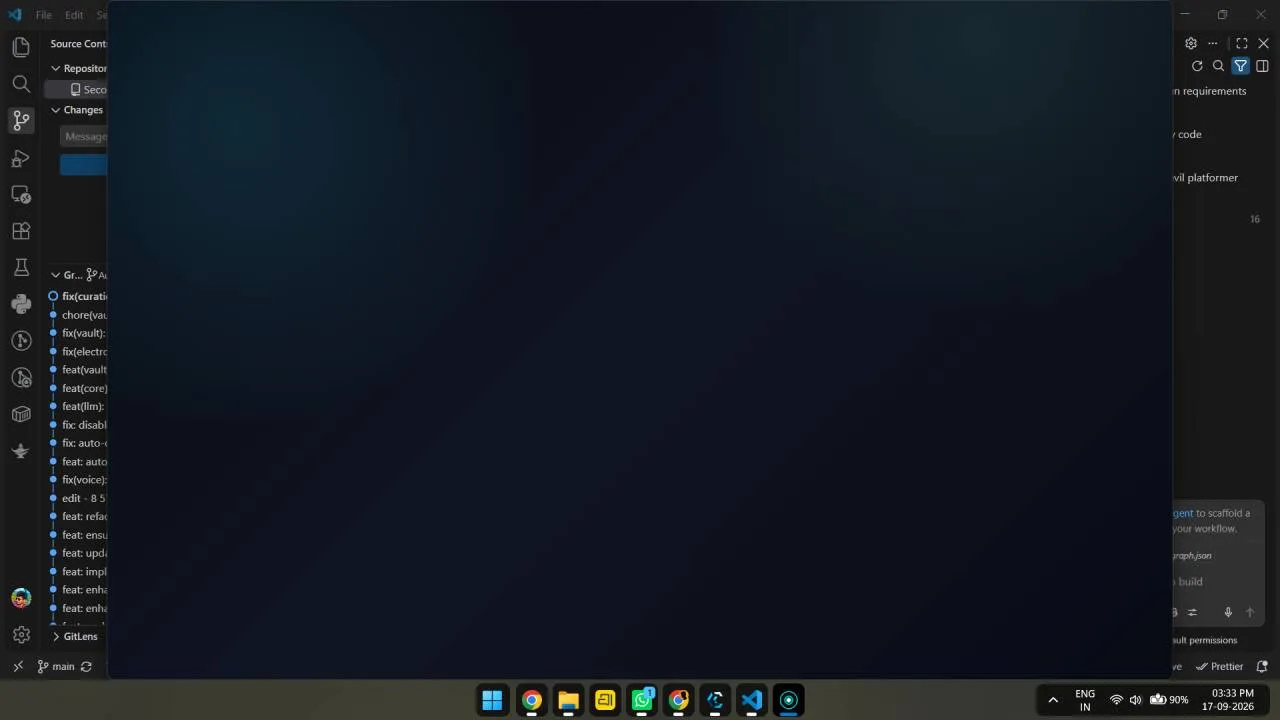
#> input picture memory_vault/images/2026-09-17/hero_card_20260917_100332_476.webp, 1280 x 720 px
$ python -i image_preprocessor.py   (imports and definitions only)
#> lines starting #> are read from the running program, lines starting #| are printed output that depends on the picture; after the words box and inside, x2 and y2 are one past the last pixel; in counts of white or black regions, pixels touching at a corner belong together
import cv2


class ImagePreprocessor:
    def prepare_for_ocr(self, image_path: str):
        image = cv2.imread(image_path)
#> image is the input picture: shape (720, 1280, 3); mean B, G, R 34.6, 25.5, 19.8
        if image is None:
            raise ValueError("Image could not be read")

        gray = cv2.cvtColor(image, cv2.COLOR_BGR2GRAY)
        denoised = cv2.fastNlMeansDenoising(gray, h=10)

        clahe = cv2.createCLAHE(clipLimit=2.0, tileGridSize=(8, 8))
        contrast = clahe.apply(denoised)
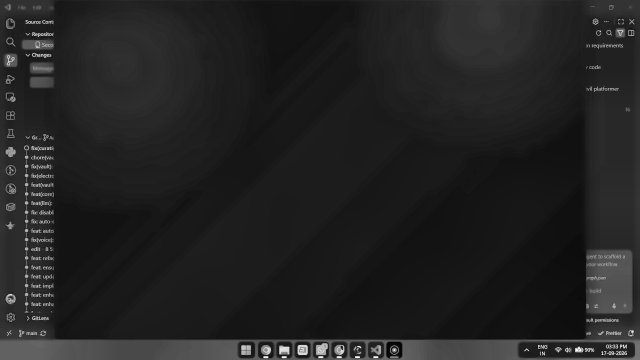
#> contrast: shape (720, 1280) (shown at 1/2 size); min 1, max 255, mean 34.2

        blurred = cv2.GaussianBlur(contrast, (0, 0), sigmaX=1.0)
        sharpened = cv2.addWeighted(contrast, 1.5, blurred, -0.5, 0)

        binary = cv2.adaptiveThreshold(
            sharpened,
            255,
            cv2.ADAPTIVE_THRESH_GAUSSIAN_C,
            cv2.THRESH_BINARY,
            31,
            11,
        )
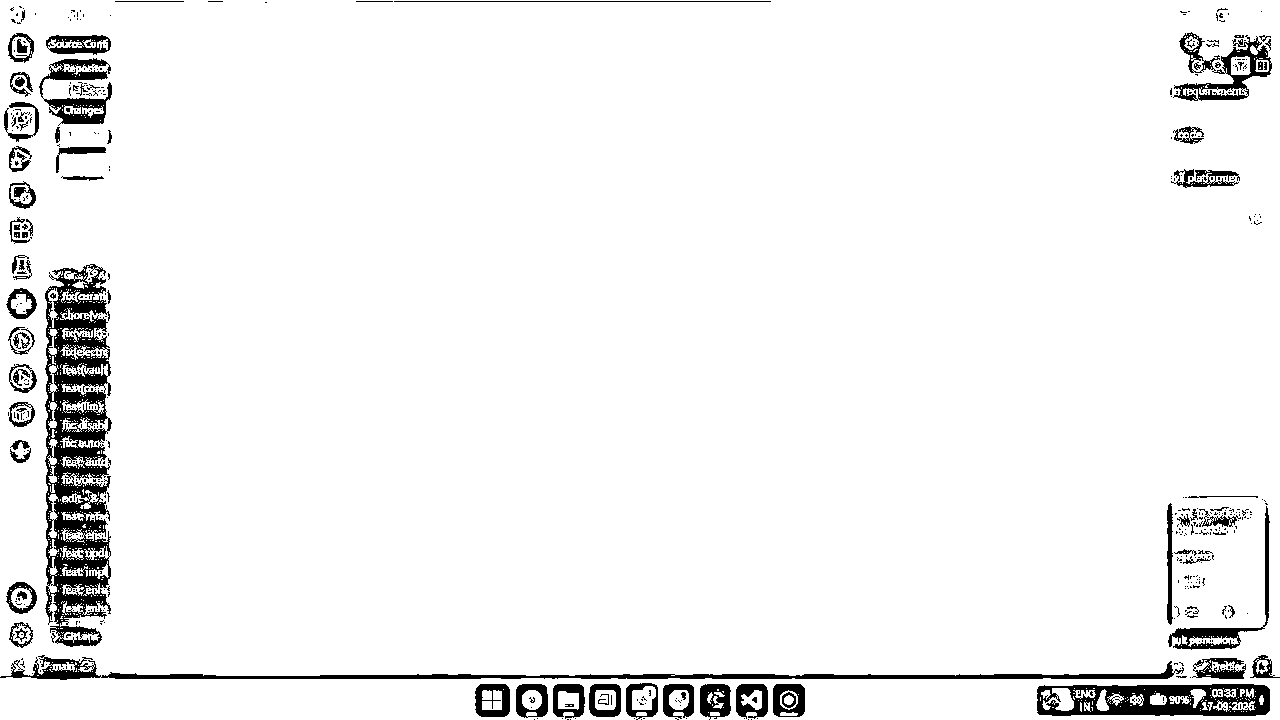
#> binary: shape (720, 1280); 94.9% white; 604 black regions (514 under 20 px), largest, box (x1, y1, x2, y2) and area: (45, 264, 112, 647) 14047, (0, 655, 1184, 680) 5520, (1037, 684, 1270, 716) 4845
        return binary

>>> result = ImagePreprocessor().prepare_for_ocr('../../../memory_vault/images/2026-09-17/hero_card_20260917_100332_476.webp')

$ run again, on memory_vault/images/2026-09-17/hero_card_20260917_100455_379.webp
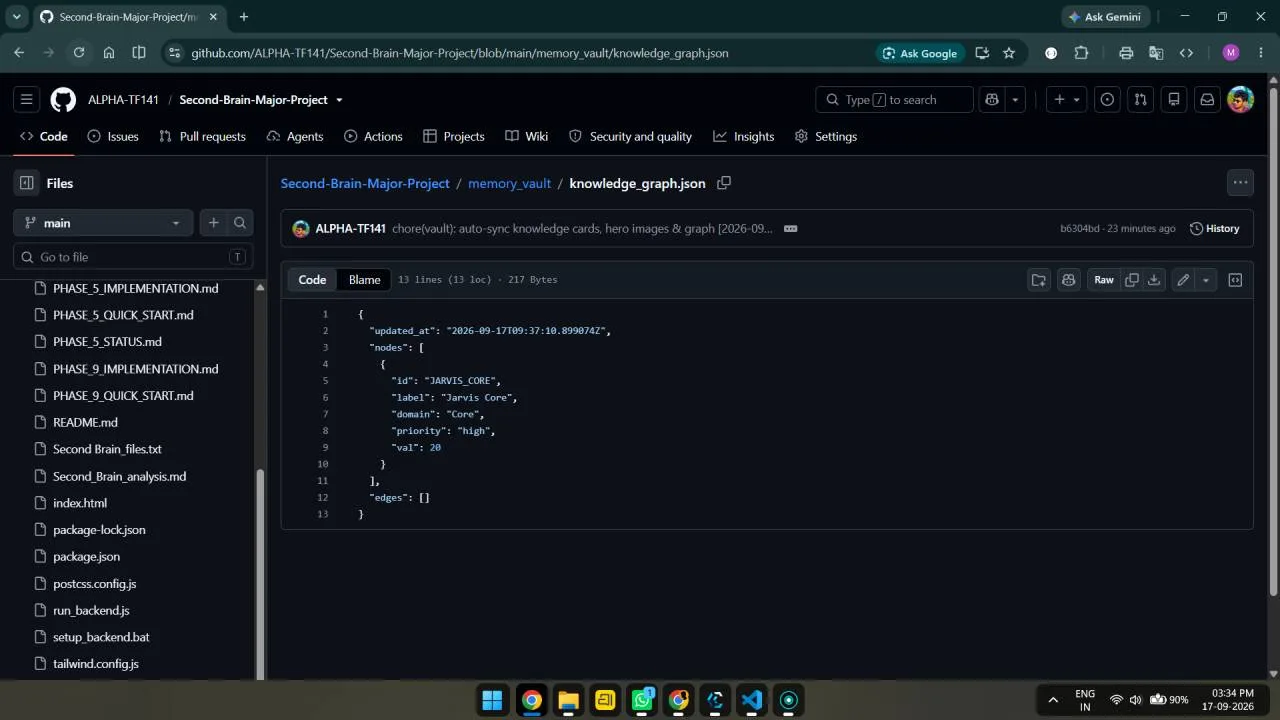
#> input picture memory_vault/images/2026-09-17/hero_card_20260917_100455_379.webp, 1280 x 720 px
#> in prepare_for_ocr, image is the input picture: shape (720, 1280, 3); mean B, G, R 32.6, 26.2, 20.7
#> in prepare_for_ocr, `contrast = clahe.apply(denoised)`:
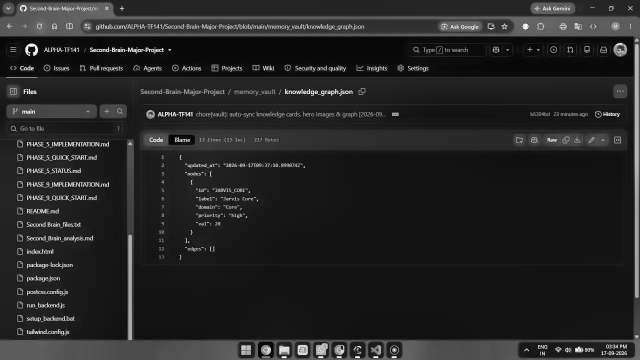
#> contrast: shape (720, 1280) (shown at 1/2 size); min 1, max 255, mean 36.4
#> in prepare_for_ocr, `binary = cv2.adaptiveThreshold( sharpened, 255, cv2.ADAPTIVE_THRESH_GA..`:
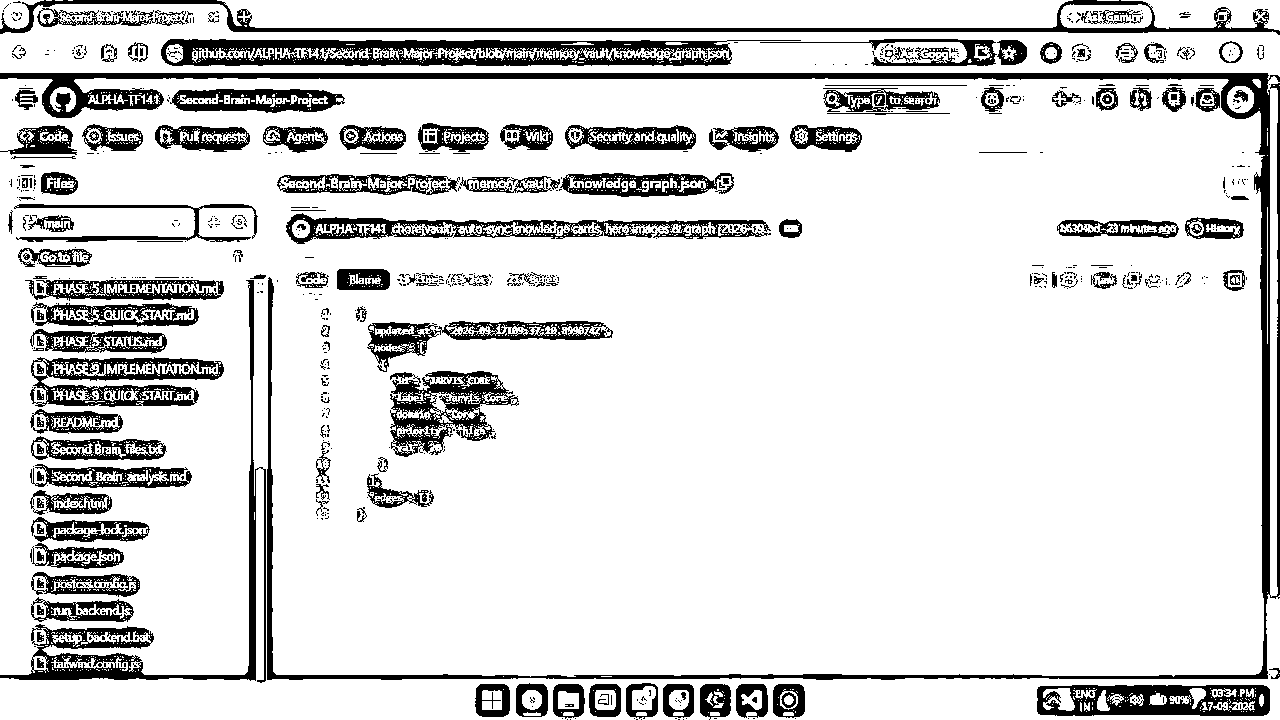
#> binary: shape (720, 1280); 85.7% white; 1263 black regions (1066 under 20 px), largest, box (x1, y1, x2, y2) and area: (0, 73, 1280, 680) 22087, (161, 39, 801, 66) 9988, (0, 280, 266, 683) 6566
